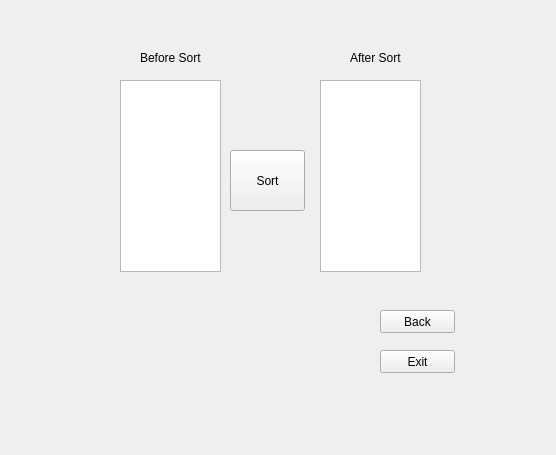
<?xml version="1.0" encoding="UTF-8"?>
<ui version="4.0">
 <class>Selection</class>
 <widget class="QWidget" name="Selection">
  <property name="geometry">
   <rect>
    <x>0</x>
    <y>0</y>
    <width>556</width>
    <height>455</height>
   </rect>
  </property>
  <property name="windowTitle">
   <string>Form</string>
  </property>
  <widget class="QLabel" name="label">
   <property name="geometry">
    <rect>
     <x>140</x>
     <y>50</y>
     <width>61</width>
     <height>16</height>
    </rect>
   </property>
   <property name="text">
    <string>Before Sort</string>
   </property>
  </widget>
  <widget class="QPushButton" name="pushButton">
   <property name="geometry">
    <rect>
     <x>230</x>
     <y>150</y>
     <width>75</width>
     <height>61</height>
    </rect>
   </property>
   <property name="text">
    <string>Sort</string>
   </property>
  </widget>
  <widget class="QListWidget" name="listWidget">
   <property name="geometry">
    <rect>
     <x>120</x>
     <y>80</y>
     <width>101</width>
     <height>192</height>
    </rect>
   </property>
  </widget>
  <widget class="QLabel" name="label_2">
   <property name="geometry">
    <rect>
     <x>350</x>
     <y>50</y>
     <width>61</width>
     <height>16</height>
    </rect>
   </property>
   <property name="text">
    <string>After Sort</string>
   </property>
  </widget>
  <widget class="QListWidget" name="listWidget_2">
   <property name="geometry">
    <rect>
     <x>320</x>
     <y>80</y>
     <width>101</width>
     <height>192</height>
    </rect>
   </property>
  </widget>
  <widget class="QPushButton" name="pushButton_3">
   <property name="geometry">
    <rect>
     <x>380</x>
     <y>350</y>
     <width>75</width>
     <height>23</height>
    </rect>
   </property>
   <property name="text">
    <string>Exit</string>
   </property>
  </widget>
  <widget class="QPushButton" name="pushButton_2">
   <property name="geometry">
    <rect>
     <x>380</x>
     <y>310</y>
     <width>75</width>
     <height>23</height>
    </rect>
   </property>
   <property name="text">
    <string>Back</string>
   </property>
  </widget>
 </widget>
 <resources/>
 <connections/>
</ui>
